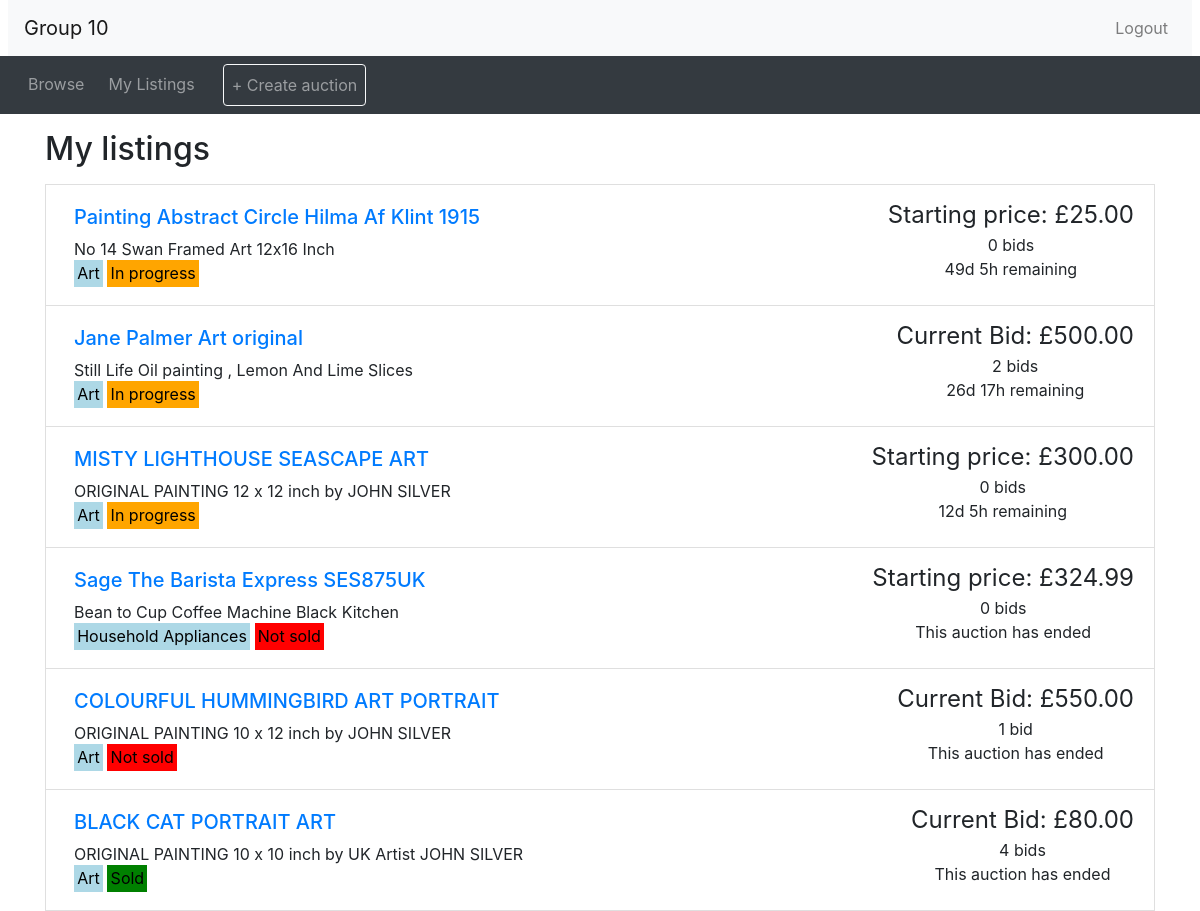
Screenshot of /mylistings.php (signed in) with the database file from the repository.
### tables this page shows
CREATE TABLE Auction 
(
    itemID INT NOT NULL AUTO_INCREMENT PRIMARY KEY,
    itemName VARCHAR(64) NOT NULL,
    itemDescription VARCHAR(4000) NOT NULL,
    sellerID INT NOT NULL ,
    categoryID INT NOT NULL,
    startDateTime TIMESTAMP NOT NULL,
    endDateTime TIMESTAMP NOT NULL,
    startingPrice DECIMAL(12,2) NOT NULL,
    reservePrice DECIMAL(12,2) NOT NULL,
    FOREIGN KEY (sellerID) REFERENCES Users(userID) ON DELETE CASCADE,
    FOREIGN KEY (categoryID) REFERENCES Category(categoryID) ON DELETE CASCADE
);

CREATE TABLE Category 
(
    categoryID INT NOT NULL AUTO_INCREMENT PRIMARY KEY,
    categoryName VARCHAR(64) NOT NULL
);

CREATE TABLE Bid 
(
    bidID INT NOT NULL AUTO_INCREMENT PRIMARY KEY,
    itemID INT NOT NULL ,
    buyerID INT NOT NULL ,
    bidTimeStamp TIMESTAMP ON UPDATE CURRENT_TIMESTAMP NOT NULL,
    bidPrice DECIMAL(12,2) NOT NULL,
    FOREIGN KEY (itemID) REFERENCES Auction(itemID) ON DELETE CASCADE,
    FOREIGN KEY (buyerID) REFERENCES Users(userID) ON DELETE CASCADE
);

### utilities.php (the view, shortened to what this page needs)
<?php
function display_time_remaining($interval) {
    if ($interval->days == 0 && $interval->h == 0) {
      $time_remaining = $interval->format('%im %Ss');
    }
    else if ($interval->days == 0) {
      $time_remaining = $interval->format('%hh %im');
    }
    else {
      $time_remaining = $interval->format('%ad %hh');
    }
  return $time_remaining;
}
function print_listing_li($item_id, $title, $desc, $price, $num_bids, $end_time, $category, $status, $userID, $connection)
{
  if (strlen($desc) > 250) {
    $desc_shortened = substr($desc, 0, 250) . '...';
  }
  else {
    $desc_shortened = $desc;
  }
  if ($num_bids == 1) {
    $bid = ' bid';
  }
  else {
    $bid = ' bids';
  }
  $now = new DateTime();
  if ($now > $end_time) {
    $time_remaining = 'This auction has ended';
  }
  else {
    $time_to_end = date_diff($now, $end_time);
    $time_remaining = display_time_remaining($time_to_end) . ' remaining';
  }
  if (in_array($status, ['In progress'])) {
    $mark_status = '<mark style="background: orange;">';
  } elseif (in_array($status, ['Won', 'Sold'])) {
    $mark_status = '<mark style="background: green;">';
  } elseif (in_array($status, ['Loss', 'Not sold'])) {
    $mark_status = '<mark style="background: red;">';
  } else {
    $mark_status = '<mark style="background: grey;">';
  }
  $query = "SELECT *
            FROM Bid WHERE buyerID = '{$userID}'
            AND itemID = '{$item_id}'
            ORDER BY bidID DESC ";
  $userBidResult = mysqli_query($connection, $query);
  if (mysqli_num_rows($userBidResult) > 0){
    $userBidDetails = mysqli_fetch_assoc($userBidResult);
    $userBidPrice = $userBidDetails['bidPrice'];
    echo(
      '<li class="list-group-item d-flex justify-content-between">
      <div class="p-2 mr-5">
        <h5><a href="listing.php?item_id=' . $item_id . '">' . $title . '</a></h5>' .
        $desc_shortened . '<br/>' .
        '<mark style="background: lightblue;">' . $category . '</mark>&nbsp;' .
        $mark_status . $status . '</mark>' .
      '</div>
      <div>
      <span style="font-size: 1.5em">Your Bid: £' . number_format($userBidPrice,2) . '</span><br/>' .
      '</div>
      <div class="text-center text-nowrap">
        <span style="font-size: 1.5em">Current Bid: £' . number_format($price, 2) . '</span><br/>' .
        $num_bids . $bid . '<br/>' .
        $time_remaining .
      '</div>
      </li>'
    );
  } else if ($num_bids > 0) {
    echo(
      '<li class="list-group-item d-flex justify-content-between">
      <div class="p-2 mr-5">
        <h5><a href="listing.php?item_id=' . $item_id . '">' . $title . '</a></h5>' .
        $desc_shortened . '<br/>' .
        '<mark style="background: lightblue;">' . $category . '</mark>&nbsp;' .
        $mark_status . $status . '</mark>' .
      '</div>
      <div class="text-center text-nowrap">
        <span style="font-size: 1.5em">Current Bid: £' . number_format($price, 2) . '</span><br/>' .
        $num_bids . $bid . '<br/>' .
        $time_remaining .
      '</div>
      </li>'
    );
  } else {
    echo(
      '<li class="list-group-item d-flex justify-content-between">
      <div class="p-2 mr-5">
        <h5><a href="listing.php?item_id=' . $item_id . '">' . $title . '</a></h5>' .
        $desc_shortened . '<br/>' .
        '<mark style="background: lightblue;">' . $category . '</mark>&nbsp;' .
        $mark_status . $status . '</mark>' .
      '</div>
      <div class="text-center text-nowrap">
        <span style="font-size: 1.5em">Starting price: £' . number_format($price, 2) . '</span><br/>' .
        $num_bids . $bid . '<br/>' .
        $time_remaining .
      '</div>
      </li>'
    );
  }
}
function print_all_listings($connection, $result, $userID, $pageType) {
  while ($listing = mysqli_fetch_assoc($result)){
    $item_id = intval($listing['itemID']);
    $title = $listing['itemName'];
    $desc = $listing['itemDescription'];
    $category = $listing['categoryName'];
    $end_time = new DateTime($listing['endDateTime']);
    $mybids = mysqli_query($connection, "SELECT * FROM Bid WHERE itemID=$item_id ORDER BY bidID DESC");
    if (mysqli_num_rows($mybids) > 0){
      $latestBid = mysqli_fetch_row($mybids);
      $buyerID = $latestBid[2];
      $price = $latestBid[4];
      $num_bids = mysqli_num_rows($mybids);
    } else {
      $num_bids = 0;
      $price = $listing['startingPrice'];
    }
    $now = new DateTime();
    if ($now > $end_time) {
      if ($price >= $listing['reservePrice']) {
        if ($pageType == 'bids') {
          if ($buyerID == $userID) {
            $status = 'Won';
          } else {
            $status = 'Loss';
          }
        } else {
          $status = 'Sold';
        }
      } else {
        if ($pageType == 'bids') {
          $status = 'Loss';
        } else {
          $status = 'Not sold';
        }
      }
    } else {
      $status = 'In progress';
    }
    print_listing_li($item_id, $title, $desc, $price, $num_bids, $end_time, $category, $status, $userID, $connection);
  }
}
function check_user_type($type) {
  if (isset($_SESSION['account_type'])) {
    if ($_SESSION['account_type'] == $type) {
      $userID = $_SESSION['userID'];
    } else {
      $userID = 0;
      exit("<h5 class='access_denied'>Access denied: You do not have permission to view this page.</h5>");
    }
  } else {
    $userID = 0;
    exit("<h5 class='access_denied'>Access denied: You do not have permission to view this page.</h5>");
  }
  return $userID;
}
?>

### rows the page displays
auction: itemName "Painting Abstract Circle Hilma Af Klint 1915", itemDescription "No 14 Swan Framed Art 12x16 Inch", categoryID.categoryName "Art", endDateTime "In progress", startingPrice "25.00", time_remaining "49d 5h remaining"
auction: itemName "Jane Palmer Art original", itemDescription "Still Life Oil painting , Lemon And Lime Slices", categoryID.categoryName "Art", endDateTime "In progress", bid.bidPrice "500.00", num_bids "2", bid "bids", time_remaining "26d 17h remaining"
auction: itemName "MISTY LIGHTHOUSE SEASCAPE ART", itemDescription "ORIGINAL PAINTING 12 x 12 inch by JOHN SILVER", categoryID.categoryName "Art", endDateTime "In progress", startingPrice "300.00", time_remaining "12d 5h remaining"
auction: itemName "Sage The Barista Express SES875UK", itemDescription "Bean to Cup Coffee Machine Black Kitchen", categoryID.categoryName "Household Appliances", startingPrice "324.99", time_remaining "This auction has ended"
auction: itemName "COLOURFUL HUMMINGBIRD ART PORTRAIT", itemDescription "ORIGINAL PAINTING 10 x 12 inch by JOHN SILVER", categoryID.categoryName "Art", status "Not sold", bid.bidPrice "550.00", num_bids "1", bid "bid", time_remaining "This auction has ended"
auction: itemName "BLACK CAT PORTRAIT ART", itemDescription "ORIGINAL PAINTING 10 x 10 inch by UK Artist JOHN SILVER", categoryID.categoryName "Art", status "Sold", bid.bidPrice "80.00", num_bids "4", bid "bids", time_remaining "This auction has ended"
